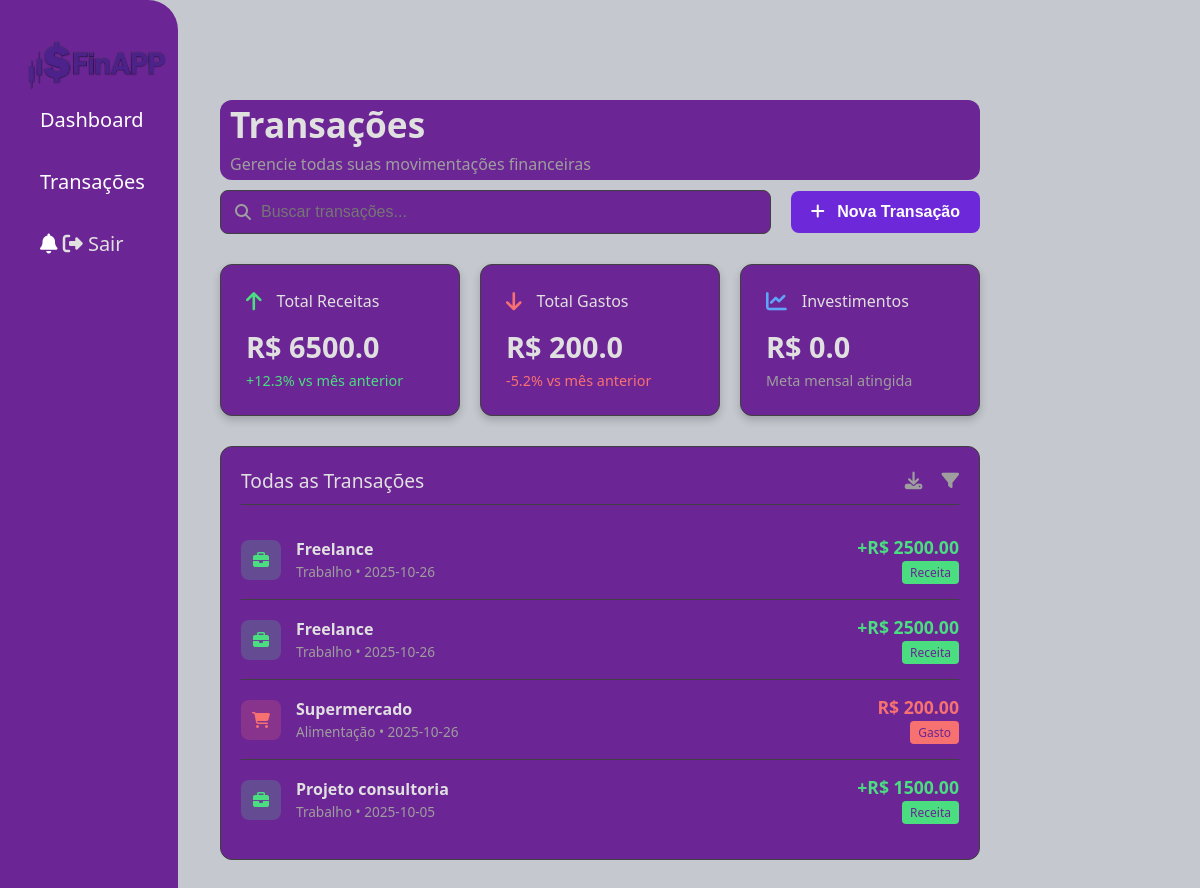
Page /transacoes (signed in) on the earlier database version.
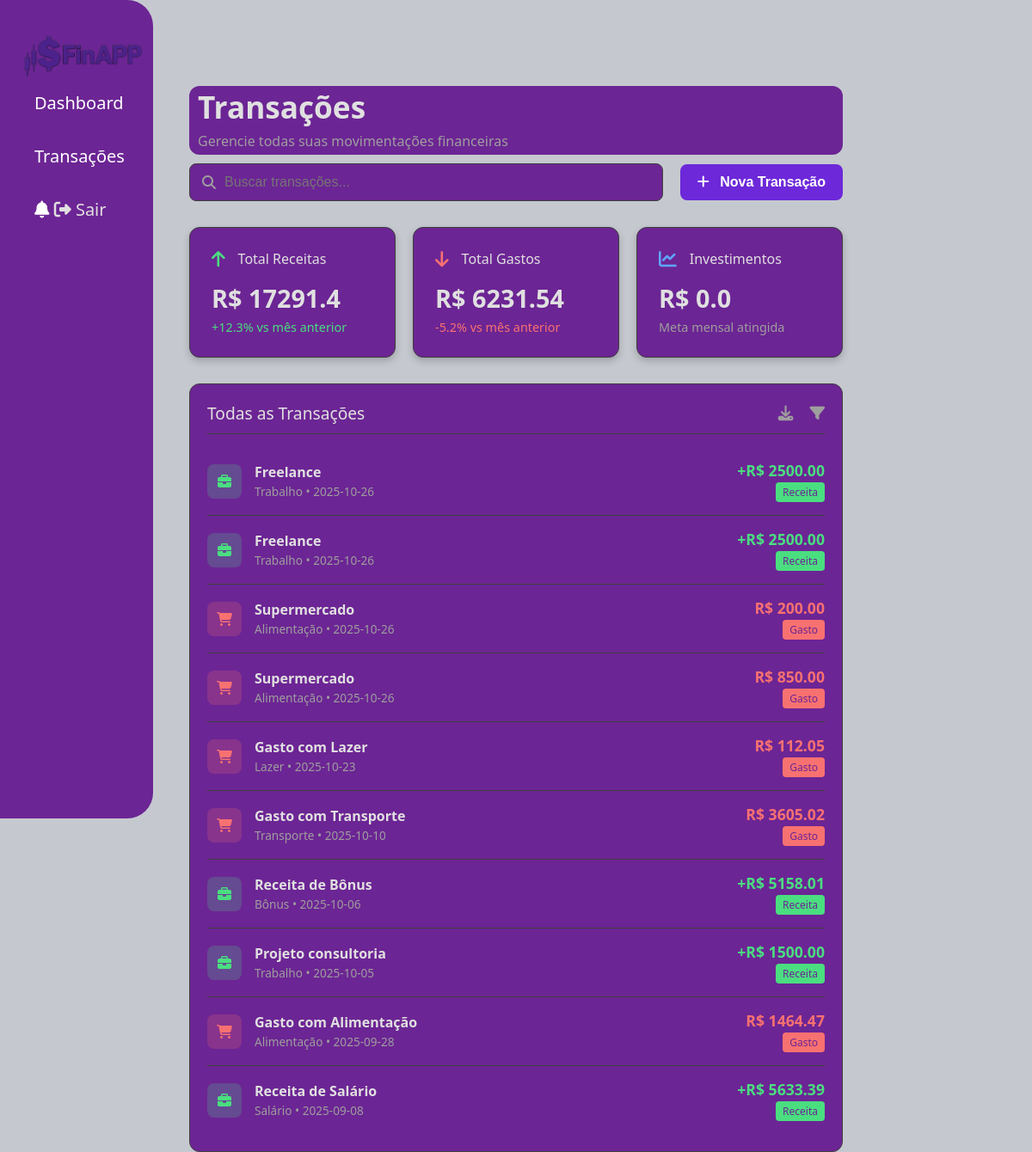
Same page on the later database version.
### tables this page shows
CREATE TABLE TB_Transacao (
    id_transacao INTEGER PRIMARY KEY AUTOINCREMENT,
    id_usuario INTEGER NOT NULL,
    tipo TEXT NOT NULL,           -- receita ou despesa
    categoria TEXT NOT NULL,
    valor REAL NOT NULL,
    data_transacao DATE DEFAULT (date('now')),
    descricao TEXT,
    FOREIGN KEY (id_usuario) REFERENCES TB_Usuario(id_usuario)
);

### app.py (the view, shortened to what this page needs)
@app.route("/transacoes", methods=["GET", "POST"])
def transacoes():
    if "user_id" not in session:
        flash("Faça login para acessar as transações.")
        return redirect(url_for("login_form"))
    conn = get_connection()
    cursor = conn.cursor()
    try:
        cursor.execute("""
            SELECT descricao, tipo, categoria, valor, data_transacao
            FROM TB_Transacao
            WHERE id_usuario = ?
            ORDER BY data_transacao DESC
        """, (session["user_id"],))
        transacoes = cursor.fetchall()
        total_receita = sum(t[3] for t in transacoes if t[1] == "receita")
        total_gasto = sum(t[3] for t in transacoes if t[1] == "gasto")
        total_investimento = sum(t[3] for t in transacoes if t[1] == "investimento")
    except Exception as e:
        flash(f"Erro ao carregar transações: {e}")
        transacoes = []
        total_receita = total_gasto = total_investimento = 0
    finally:
        cursor.close()
        conn.close()
    return render_template(
        "transacoes.html",
        transacoes=transacoes,
        total_receita=total_receita,
        total_gasto=total_gasto,
        total_investimento=total_investimento
    )

### db.py (called while the page is built)
def get_connection():
    base_dir = os.path.dirname(os.path.abspath(__file__))
    data_dir = os.path.join(base_dir, "data")
    os.makedirs(data_dir, exist_ok=True)
    db_path = os.path.join(data_dir, "database.db")
    print(f"📁 Conectando ao banco de dados: {db_path}")
    return sqlite3.connect(db_path)

### templates/transacoes.html (shortened to what this page needs)
<!DOCTYPE html>
<html lang="pt-BR">
<head>
    <link rel="stylesheet" href="{{ url_for('static', filename='css/style-transacoes.css') }}">
    <link rel="stylesheet" href="https://cdnjs.cloudflare.com/ajax/libs/font-awesome/6.4.2/css/all.min.css">
</head>
<body>
    <aside class="barralateral">
        <div class="logo">
            <a href="{{ url_for('home') }}"><header><img src="{{ url_for('static', filename='css/logo.png') }}" alt=""></header></a>
        </div>
        <ul>
            <li><a href="{{ url_for('home') }}">Dashboard</a></li>
            <li><a href="{{ url_for('transacoes') }}">Transações</a></li>
            <div class="user-info">
                <i class="fas fa-bell notification-icon"></i>
                <a href="{{ url_for('index') }}" id="btn-sair" class="btn-sair">
                <i class="fas fa-sign-out-alt"></i> Sair</a>
            </div>
        </ul>
    </aside>
    <main class="transacoes-page">
        <header class="page-header">
            <div>
                <h1>Transações</h1>
                <p class="subtitle">Gerencie todas suas movimentações financeiras</p>
            </div>
        </header>
        <section class="acoes-transacoes">
            <div class="search-box">
                <i class="fas fa-search"></i>
                <input type="text" placeholder="Buscar transações...">
            </div>
            <button class="btn-nova-transacao">
                <i class="fas fa-plus"></i> Nova Transação
            </button>
        </section>
        <section class="metricas-transacoes">
            <div class="card-metrica card-receita">
                <div class="header-card">
                    <i class="fas fa-arrow-up icon-receita"></i>
                    <h3>Total Receitas</h3>
                </div>
                <p class="valor-principal">R$ {{ total_receita|float|round(2) }}</p>
                <p class="variacao-positiva">+12.3% vs mês anterior</p>
            </div>
            <div class="card-metrica card-gasto">
                <div class="header-card">
                    <i class="fas fa-arrow-down icon-gasto"></i>
                    <h3>Total Gastos</h3>
                </div>
                <p class="valor-principal">R$ {{ total_gasto|float|round(2) }}</p>
                <p class="variacao-negativa">-5.2% vs mês anterior</p>
            </div>
            <div class="card-metrica card-investimento">
                <div class="header-card">
                    <i class="fas fa-chart-line icon-investimento"></i>
                    <h3>Investimentos</h3>
                </div>
                <p class="valor-principal">R$ {{ total_investimento|float|round(2) }}</p>
                <p class="meta-atingida">Meta mensal atingida</p>
            </div>
        </section>
        <section class="lista-transacoes-box">
            <div class="lista-header">
                <h2>Todas as Transações</h2>
                <div class="lista-acoes">
                    <i class="fas fa-download icon-action"></i>
                    <i class="fas fa-filter icon-action"></i>
                </div>
            </div>
            <ul class="lista-transacoes">
                {% for t in transacoes %}
                    {% set descricao = t[0] %}
                    {% set tipo = t[1] %}
                    {% set categoria = t[2] %}
                    {% set valor = t[3]|float %}
                    {% set data = t[4] %}
                    {% set tipoClasse = tipo %}
                    {% set tipoIcone = "fas fa-briefcase" if tipo=="receita" else ("fas fa-home" if categoria=="Moradia" else "fas fa-shopping-cart") %}
                    {% set valorPrefix = "+" if tipo=="receita" else "" %}
                    {% set tagNome = tipo.capitalize() %}
                <li class="transacao {{ tipoClasse }}">
                    <div class="icone-tipo tipo-{{ tipoClasse }}"><i class="{{ tipoIcone }}"></i></div>
                    <div class="detalhes">
                        <span class="nome">{{ descricao }}</span>
                        <span class="sub-detalhe">{{ categoria }} • {{ data }}</span>
                    </div>
                    <div class="valor-box">
                        <span class="valor valor-{{ tipoClasse }}">{{ valorPrefix }}R$ {{ "%.2f"|format(valor) }}</span>
                        <span class="tag tag-{{ tipoClasse }}">{{ tagNome }}</span>
                    </div>
                </li>
                {% endfor %}
            </ul>
        </section>
    </main>
</body>
</html>

Differences in the rows shown:
added TB_Transacao: descricao "Supermercado", categoria "Alimentação", data_transacao "2025-10-26", valor "850.00", tipo "Gasto"
added TB_Transacao: descricao "Gasto com Lazer", categoria "Lazer", data_transacao "2025-10-23", valor "112.05", tipo "Gasto"
added TB_Transacao: descricao "Gasto com Transporte", categoria "Transporte", data_transacao "2025-10-10", valor "3605.02", tipo "Gasto"
added TB_Transacao: descricao "Receita de Bônus", categoria "Bônus", data_transacao "2025-10-06", valorPrefix "+", valor "5158.01", tipo "Receita"
added TB_Transacao: descricao "Gasto com Alimentação", categoria "Alimentação", data_transacao "2025-09-28", valor "1464.47", tipo "Gasto"
added TB_Transacao: descricao "Receita de Salário", categoria "Salário", data_transacao "2025-09-08", valorPrefix "+", valor "5633.39", tipo "Receita"
Other differences:
{{ total_receita|float|round(2) }}: "6500.0" → "17291.4"
{{ total_gasto|float|round(2) }}: "200.0" → "6231.54"
